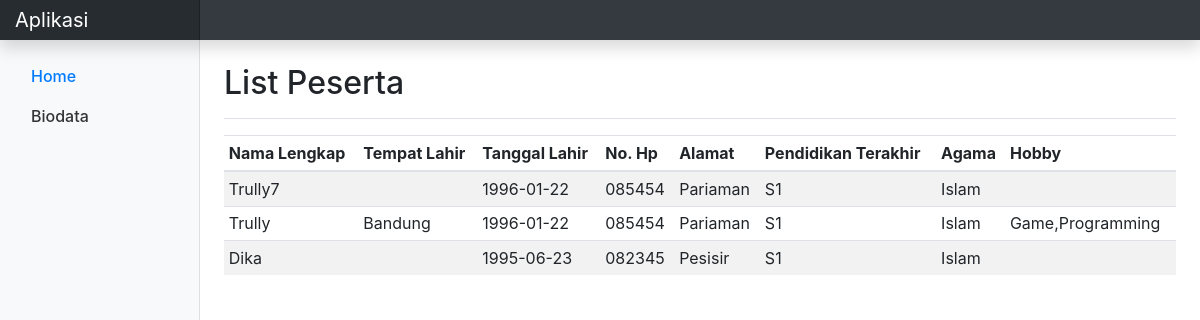
The page / on the database its author committed.
### tables this page shows
CREATE TABLE `biodata` (
  `id` int(11) NOT NULL,
  `full_name` varchar(50) NOT NULL,
  `place_of_birth_id` int(50) NOT NULL,
  `place_of_birth` varchar(50) NOT NULL,
  `date_of_birth` date NOT NULL,
  `phone_number` varchar(15) NOT NULL,
  `address` text NOT NULL,
  `last_education` enum('SMA','S1') NOT NULL,
  `religon` enum('Islam','Kristen','Katolik') NOT NULL,
  `hobby` set('Renang','Game','Gibah','Programming') NOT NULL
);

### home.php (the view)
 <div class="d-flex justify-content-between flex-wrap flex-md-nowrap align-items-center pt-3 pb-2 mb-3 border-bottom">
    <h1 class="h2">List Peserta</h1>
 </div>
<?php
	include 'koneksi.php';
?>
<table class="table table-striped table-sm">
    <thead>
        <tr>
          <th>Nama Lengkap</th>
          <th>Tempat Lahir</th>
          <th>Tanggal Lahir</th>
          <th>No. Hp</th>
          <th>Alamat</th>
          <th>Pendidikan Terakhir</th>
          <th>Agama</th>
          <th>Hobby</th>
        </tr>
    </thead>
	    <?php
	      	$db_panggil=mysqli_query($koneksi, "SELECT biodata.id, biodata.full_name, biodata.place_of_birth, biodata.place_of_birth_id, biodata.date_of_birth, biodata.phone_number, biodata.last_education, biodata.religon,biodata.address,biodata.hobby, cities.id, cities.name FROM biodata INNER JOIN cities ON biodata.place_of_birth_id=cities.id GROUP BY cities.id");
				while ($data=mysqli_fetch_array($db_panggil)){
		?>
	<tr>
		<td><?php echo $data['full_name']?></td>
		<td><?php echo $data['place_of_birth']?></td>
		<td><?php echo $data['date_of_birth']?></td>
		<td><?php echo $data['phone_number']?></td>
		<td><?php echo $data['address']?></td>
		<td><?php echo $data['last_education']?></td>
		<td><?php echo $data['religon']?></td>
		<td><?php echo $data['hobby']?></td>
	</tr>
	<?php
		}
	?>
</table>

### index.php (shortened to what this page needs)
<!doctype html>
<html lang="en">
  <head>
    <link rel="stylesheet"href="css/dashboard.css">
    <link rel="stylesheet"href="css/bootstrap.css">
  </head>
  <body>
    <nav class="navbar navbar-dark fixed-top bg-dark flex-md-nowrap p-0 shadow">
      <a class="navbar-brand col-sm-3 col-md-2 mr-0" href="#">Aplikasi</a>
    </nav>
    <div class="container-fluid">
      <div class="row">
        <nav class="col-md-2 d-none d-md-block bg-light sidebar">
          <div class="sidebar-sticky">
            <ul class="nav flex-column">
              <li class="nav-item">
                <a class="nav-link active" href="index.php">
                  Home <span class="sr-only">(current)</span>
                </a>
              </li>
              <li class="nav-item">
                <a class="nav-link" href="index.php?p=biodata">
                  Biodata
                </a>
              </li>
            </ul>
          </div>
        </nav>
        <main role="main" class="col-md-9 ml-sm-auto col-lg-10 px-4">
            <?php
              include 'main.php';
            ?>
        </main>
      </div>
    </div>
</body>
</html>

### main.php (shortened to what this page needs)
<?php
$page=isset($_GET['p']) ? $_GET['p'] : 'home';
	if($page=='home') include ('home.php');
?>

### css/dashboard.css (style rules this page uses)
body { font-size: .875rem; }
.sidebar { position: fixed; top: 0; bottom: 0; left: 0; z-index: 100; padding: 48px 0 0; box-shadow: inset -1px 0 0 rgba(0, 0, 0, .1); }
.sidebar-sticky { position: relative; top: 0; height: calc(100vh - 48px); padding-top: .5rem; overflow-x: hidden; overflow-y: auto; }
.sidebar .nav-link { font-weight: 500; color: #333; }
.sidebar .nav-link.active { color: #007bff; }
[role="main"] { padding-top: 133px; }
@media (min-width: 768px) { [role="main"] { padding-top: 48px; } }
.navbar-brand { padding-top: .75rem; padding-bottom: .75rem; font-size: 1rem; background-color: rgba(0, 0, 0, .25); box-shadow: inset -1px 0 0 rgba(0, 0, 0, .25); }

### rows shown on the page
biodata: full_name "Trully7", date_of_birth "1996-01-22", phone_number "085454", address "Pariaman", last_education "S1", religon "Islam"
biodata: full_name "Trully", place_of_birth "Bandung", date_of_birth "1996-01-22", phone_number "085454", address "Pariaman", last_education "S1", religon "Islam", hobby "Game,Programming"
biodata: full_name "Dika", date_of_birth "1995-06-23", phone_number "082345", address "Pesisir", last_education "S1", religon "Islam"
